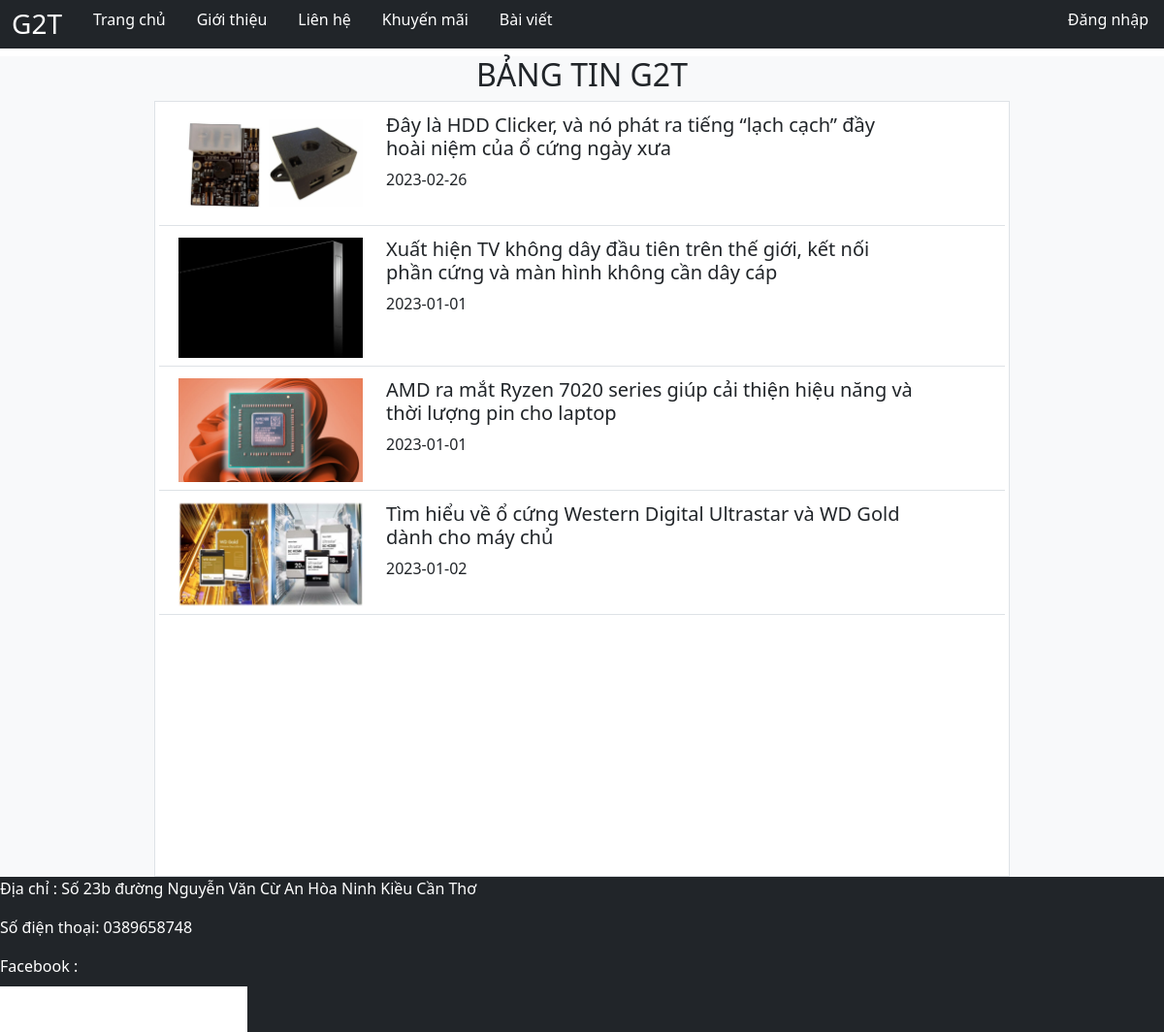
/News/, run on the app's committed database.
### tables this page shows
CREATE TABLE `tintuc` (
  `MaTinTuc` int(11) NOT NULL,
  `TieuDe` varchar(200) NOT NULL,
  `NoiDung` text NOT NULL,
  `HinhAnh` varchar(50) NOT NULL,
  `NgayTaoTinTuc` date NOT NULL,
  `TrangThai` char(1) NOT NULL
);

### Mvc/Core/Controller.php (called while the page is built, shortened)
<?php
    class Controller{
        public function Model($model){
            return new $model;
        }
        public function View($view, $data=[]){
            require_once "./Mvc/Views/".$view.".php";
        }
}
?>

### Mvc/Controllers/News.php (called while the page is built, shortened)
<?php
	class News extends Controller{
		function Show(){
				$this->List_News();
		}
		function List_News(){
			$post = $this->Model('Model_Post');
			$kq = $post->LayDuLieu('*'," tintuc WHERE TrangThai = 'A' ORDER BY MaTinTuc DESC LIMIT 10");
			$this->View('News',['Page'=>'View_News','list_news'=>$kq]);
		}
	}
?>

### Mvc/Core/App.php (called while the page is built, shortened)
<?php
	class App{
		protected $action = "Show";
		function  __construct(){
			$arr = $this->UrlProcess();
			if(file_exists("./Mvc/Controllers/".$arr[0].".php")){
				unset($arr[0]);
			}
			$this->params = $arr?array_values($arr):[];
			call_user_func_array([new $this->controller, $this->action], $this->params);
		}
		function UrlProcess(){
			if(isset($_GET['url'])){
				return explode("/", filter_var(trim($_GET['url'], "/")));
			}
		}
	}
?>

### index.php (called while the page is built, shortened)
<?php
	$App = new App();
?>

### Mvc/Core/Database.php (called while the page is built, shortened)
<?php
    class Database{
        protected $server = "localhost";
        protected $user = "root";
        protected $pass = "";
        function __construct(){
            $this->con = mysqli_connect($this->server, $this->user, $this->pass);
        }
    }
?>

### Mvc/Models/Model_Post.php (called while the page is built, shortened)
<?php
	class Model_Post extends Database{
		function LayDuLieu($select,$where){
			$sql = "SELECT $select FROM $where" ;
			return mysqli_query($this->con, $sql);
		}
	}
?>

### Mvc/Views/Pages/View_News.php (the view)
<div class="container-fluid bg-light">
	<div class="mx-auto m-2"> <h2 class="text-center">BẢNG TIN G2T</h2> </div>
	<div class="w-75 mx-auto border bg-white containerr">
		<?php
			while ($row_news = mysqli_fetch_row($data['list_news'])) {
		?>
		<div class="row border-bottom p-2 m-1 ">
			<img class=" col-3 img-fluid imgnew float-end" src="http://localhost/<?php echo link;?>/Public/Image/<?php echo "$row_news[3]"?>">
			<div class="col-8">
				<a class="nav-link" href="http://localhost/<?php echo link;?>/News/Detail_New/<?php echo "$row_news[0]" ?>"><h5><?php echo "$row_news[1]" ?></h5></a>
				<p><?php echo "$row_news[4]" ?></p>
			</div>
		</div>
		<?php
			}
		?>
	</div>
</div>

### Public/css/Home.css (style rules this page uses)
* { box-sizing: border-box; }
.imgnew { max-height: 200px; }
.containerr { min-height: 800px; }

### data on the page
tintuc: HinhAnh (picture), TieuDe "Đây là HDD Clicker, và nó phát ra tiếng “lạch cạch” đầy hoài niệm của ổ cứng ngày xưa", NgayTaoTinTuc "2023-02-26"
tintuc: HinhAnh (picture), TieuDe "Xuất hiện TV không dây đầu tiên trên thế giới, kết nối phần cứng và màn hình không cần dây cáp", NgayTaoTinTuc "2023-01-01"
tintuc: HinhAnh (picture), TieuDe "AMD ra mắt Ryzen 7020 series giúp cải thiện hiệu năng và thời lượng pin cho laptop", NgayTaoTinTuc "2023-01-01"
tintuc: HinhAnh (picture), TieuDe "Tìm hiểu về ổ cứng Western Digital Ultrastar và WD Gold dành cho máy chủ", NgayTaoTinTuc "2023-01-02"
